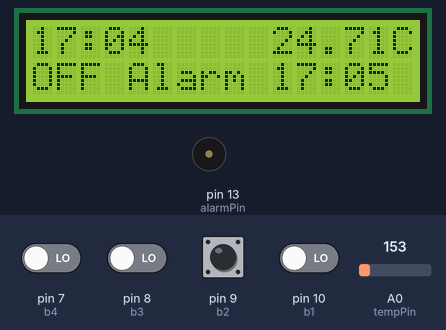
A sketch run on a simulated Arduino Uno, built with avr-gcc and run on an emulated ATmega328P. Parts: 16×2 character LCD, buzzer (waves = sounding). The test bench sets the inputs (shaded band); at power-on: pin 7 (b4), pin 8 (b3), pin 9 (b2), pin 10 (b1) LOW, A0 (tempPin) = 153.

Above: at 1.2 s.
1.3 s: pin 8 (b3) driven HIGH
At 3.2 s:
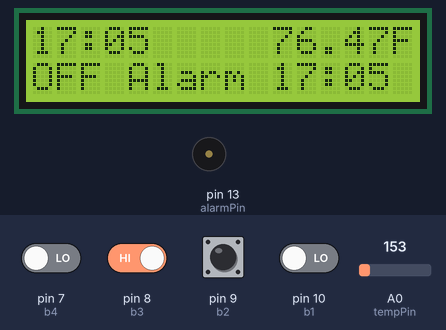
3.5 s: A0 (tempPin) set to 165
At 4.5 s:
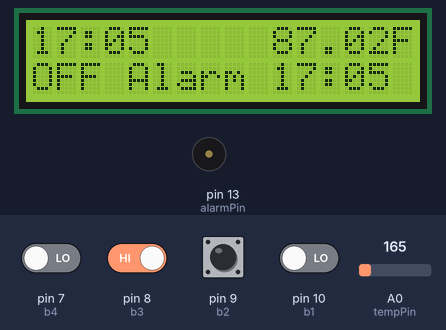
5.0 s: A0 (tempPin) set to 175
At 5.6 s:
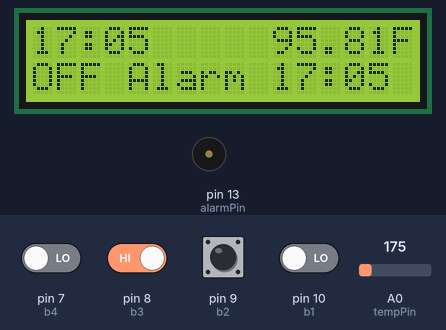
6.5 s: A0 (tempPin) set to 191
At 6.8 s:
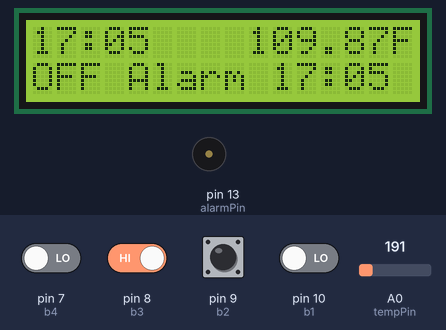
8.0 s: pin 9 (b2) pulsed HIGH 5 times (0.12 s each, 0.3 s apart)
At 10.3 s:
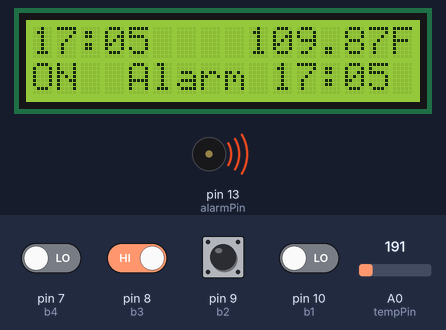
11.5 s: pin 7 (b4) driven HIGH
At 11.8 s:
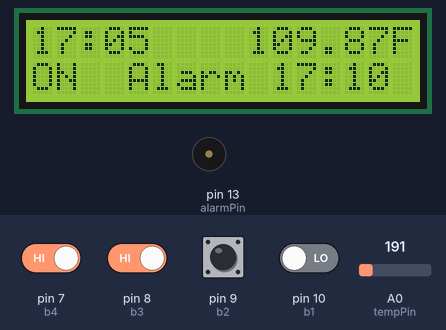
Timing chart, 0 to 14.0 s (numbered marks = the images above; inputs shaded):
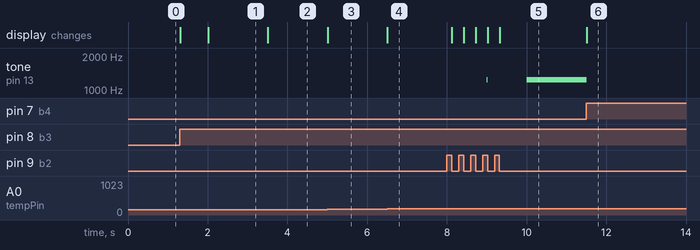

The sketch:

AlarmClock.ino
```cpp
#include <LiquidCrystal.h>
LiquidCrystal lcd(12, 11, 5, 4, 3, 2);

const int b1 = 10;   //Button1 - Switching between modes in current time
const int b2 = 9;   //Button2 - Setting the alarm ON and OFF
const int b3 = 8;  //Button3 - Switching between temperature scales (Fahrenheit /Celcius)
const int b4 = 7; //Button4 - Snooze button

int alarmPin = 13;
int tempPin = 0;

int buzzer = 0;

int currentStateb1 = 0;
int currentStateb2 = 0;
int currentStateb3 = 0;
int currentStateb4 = 0;

int btnstateb1 = 0, btnstateb2 = 0, btnstateb3 = 0, btnstateb4 = 0;
long debounceDelay = 0.01;
long lastDebounceTimeb1 = 0;
long lastDebounceTimeb3 = 0;
long lastDebounceTimeb2 = 0;
long lastDebounceTimeb4 = 0;

int degree = false;
float Celcius, Fahrenheit;

int alarmSet = false;
int clockFormat = false;

String time;
int hour = 17;
int minute = 04;
int second = 57;
int h = 0;
int alarmHour = 17;
int alarmMin = 05;

unsigned int initialTime = millis();

void setup()
{
    cli();
    Serial.begin(9600);
    pinMode(b1, INPUT);
    pinMode(b2, INPUT);
    pinMode(b3, INPUT);
    pinMode(b4, INPUT);

    pinMode(tempPin, INPUT);
    pinMode(alarmPin, OUTPUT);

    TCNT1 = 0;
    TCCR1A = 0;
    TCCR1B = 0;
    TCCR1B |= (1 << WGM12);
    TCCR1B |= (1 << CS12) | (1 << CS10);
    OCR1A = 15624;
    TIMSK1 |= (1 << OCIE1A);
    lcd.begin(16, 2);
    sei();
}

ISR(TIMER1_COMPA_vect) {
    second++;

    if (second >= 60) {
        minute++;
        second = 0;
    }
    if (minute == 60) {
        hour++;
        minute = 0;
    }
    if (hour == 24) {
        hour = 0;
    }
    if (hour == alarmHour && minute == alarmMin && alarmSet == 1) {
        tone(alarmPin, 1234);
        buzzer = true;
    }
  }

void loop()
{
    currentStateb1 = digitalRead(b1);
    int reading = analogRead(tempPin);

    //Formulas of Celcius and Fahrenheit
    float Temperature = reading * 5.0;
    Temperature /= 1024.0;

    float Celcius = (Temperature - 0.5) * 100; //Celcius C
    float Fahrenheit = (Celcius * 9.0 / 5.0) + 32.0; //Fahrenheit F


/////////////////////////////////////////////
// BUTTON B1
if ((millis() - lastDebounceTimeb1) > debounceDelay) {
        if (currentStateb1 != btnstateb1) {
            btnstateb1 = currentStateb1;

          //if it is changed - to switch again
            if (btnstateb1 == 0) {
                    if (clockFormat == false) {
                        clockFormat = true; }

                   else {clockFormat = false; }
            }
        }
    }

/////////////////////////////////////////////
// BUTTON B2
    currentStateb2 = digitalRead(b2);
    if ((millis() - lastDebounceTimeb2) > debounceDelay) {
        if (currentStateb2 != btnstateb2) {
            btnstateb2 = currentStateb2;

          //switching between On/Off
            if (btnstateb2 == 0){
                    if (alarmSet == false) {
                        alarmSet = true;
                    }
                    else {
                        alarmSet = false;
                        noTone(alarmPin);
                        buzzer = false;
                }
            }
        }
    }

/////////////////////////////////////////////
// BUTTON B3
  currentStateb3 = digitalRead(b3);
   if ((millis() - lastDebounceTimeb3) > debounceDelay) {
        if (currentStateb3 != btnstateb3) {
            btnstateb3 = currentStateb3;

//Temparature
     if (btnstateb3 == 1) {
           if (degree == false) {
               degree = true;}
                else { degree = false; }
            }
        }
    }

/////////////////////////////////////////////
// BUTTON B4
currentStateb4 = digitalRead(b4);
    if ((millis() - lastDebounceTimeb4) > debounceDelay) {
        if (currentStateb4 != btnstateb4) {
            btnstateb4 = currentStateb4;

            if (btnstateb4 == 1) {
              if (buzzer == true) {
                        alarmMin=alarmMin+5;
                        if (alarmMin >= 60) {
                            alarmHour++;
                            alarmMin = 0;
                        }
                        if (alarmHour >= 24) {
                            alarmHour = 0;
                        }
                    buzzer = false;
                    noTone(alarmPin);
                }
            }
        }
    }

        if (clockFormat == false) {
            lcd.setCursor(0, 0);
          if (hour < 10)
            lcd.print("0");
            lcd.print(hour);
            lcd.print(":");
            lcd.setCursor(3, 0);
          if (minute < 10)
            lcd.print("0");
            lcd.print(minute);
            lcd.setCursor(5, 0);
            lcd.print("  ");
        }
        else if (clockFormat == true) {
            if (hour >= 12) {
              time = "PM";  }

            else {
              time = "AM";
            }

            if (hour > 12) {
              h = (hour - 12);
            }
            else
             h = hour;
             lcd.setCursor(0, 0);

            if (h < 10)
             lcd.print("0");
             lcd.print(h);
             lcd.print(":");
             lcd.setCursor(3, 0);

            if (minute < 10)
             lcd.print("0");
             lcd.print(minute);
             lcd.setCursor(5, 0);
             lcd.print(time);

    }

        if (alarmSet == false) {
            lcd.setCursor(0, 1);
            lcd.print("OFF Alarm ");
            lcd.setCursor(10, 1);
            if (alarmHour < 10)lcd.print("0");
             lcd.print(alarmHour);
             lcd.print(":");

             lcd.setCursor(13, 1);

            if (alarmMin < 10)lcd.print("0");
             lcd.print(alarmMin);
        }

        else {
            lcd.setCursor(0, 1);
            lcd.print("ON  Alarm ");
            lcd.setCursor(10, 1);

          if (alarmHour < 10)lcd.print("0");
            lcd.print(alarmHour);
            lcd.print(":");
            lcd.setCursor(13, 1);

          if (alarmMin < 10)lcd.print("0");
            lcd.print(alarmMin);

    }

    if (degree == false) {
        lcd.setCursor(9, 0);

        if (Celcius >= 0 && Celcius < 10) {
            lcd.print("  ");
        }
        else if (Celcius >= 10 && Celcius < 100) {
            lcd.print(" ");
        }
        else if (Celcius<0 && Celcius >-10) {
            lcd.print(" ");
        }
        lcd.print(Celcius);
        lcd.print("C");

    }

    else {
        lcd.setCursor(9, 0);
        if (Fahrenheit >= 0 && Fahrenheit < 10) {
            lcd.print("  ");
        }
        else if (Fahrenheit >= 10 && Fahrenheit < 100) {
            lcd.print(" ");
        }
        else if (Fahrenheit<0 && Fahrenheit >-10) {
            lcd.print(" ");
        }
        lcd.print(Fahrenheit);
        lcd.print("F");
    }
}
```

Measured:
- after the input at 1.3 s, the display: first changes at once (image 1 shows a later state)
- after the input at 3.5 s, the display: changes at once (image 2)
- after the input at 5.0 s, the display: changes at once (image 3)
- after the input at 6.5 s, the display: changes at once (image 4)
- after the input at 8.0 s, tone on pin 13 (alarmPin): silent → 1234 Hz after 1.0 s, → silent 0.02 s later, → 1234 Hz 0.98 s later; the display: changes after 0.13 s (image 5)
- after the input at 11.5 s, tone on pin 13 (alarmPin): 1234 Hz → silent at once; the display: changes at once (image 6)
